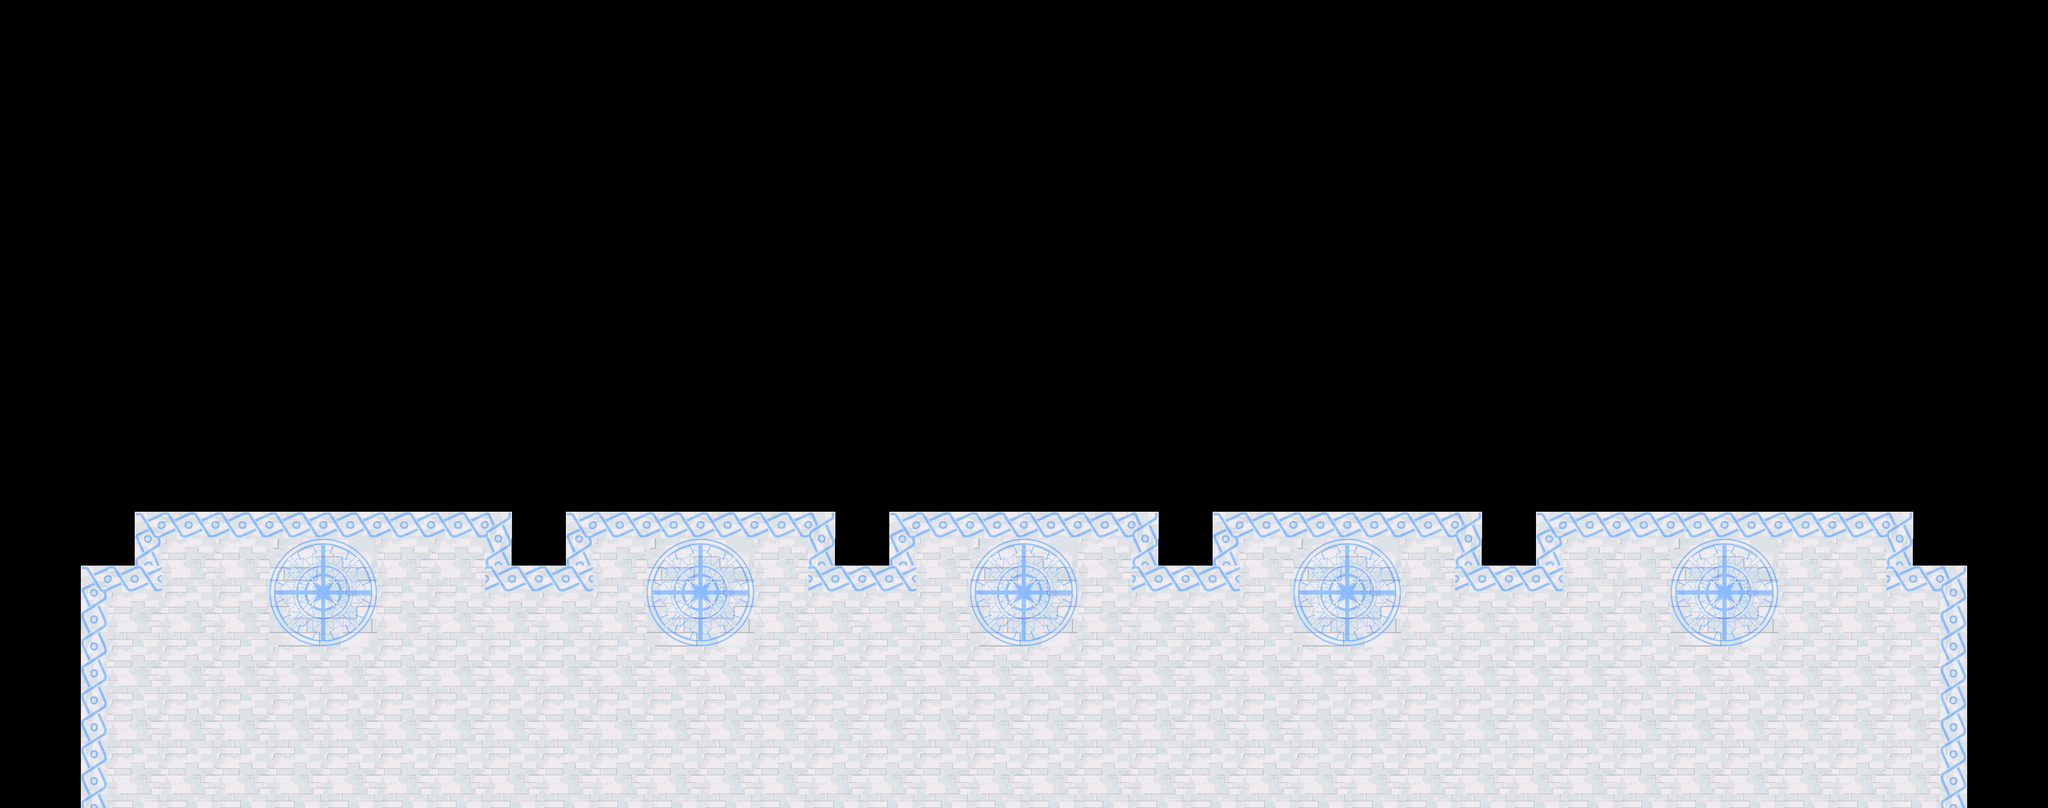

A level layout from a 2D game, rendered from its tile map. Below: a short description, then the map file with its tile-grid data intact:
An orthogonal 38x15 tile map with 128x128 px tiles, 2 tile layers (Tile Layer 1, Tile Layer 2).

<map version="1.2" tiledversion="1.3.1" orientation="orthogonal" renderorder="right-down" compressionlevel="0" width="38" height="15" tilewidth="128" tileheight="128" infinite="0" nextlayerid="3" nextobjectid="1">
 <tileset firstgid="1" source="Flipside Tileset.tsx" />
 <layer id="1" name="Tile Layer 1" width="38" height="15">
  <data encoding="csv">
0,0,0,0,0,0,0,0,0,0,0,0,0,0,0,0,0,0,0,0,0,0,0,0,0,0,0,0,0,0,0,0,0,0,0,0,0,0,
0,0,0,0,0,0,0,0,0,0,0,0,0,0,0,0,0,0,0,0,0,0,0,0,0,0,0,0,0,0,0,0,0,0,0,0,0,0,
0,0,0,0,0,0,0,0,0,0,0,0,0,0,0,0,0,0,0,0,0,0,0,0,0,0,0,0,0,0,0,0,0,0,0,0,0,0,
0,0,0,0,0,0,0,0,0,0,0,0,0,0,0,0,0,0,0,0,0,0,0,0,0,0,0,0,0,0,0,0,0,0,0,0,0,0,
0,0,0,0,0,0,0,0,0,0,0,0,0,0,0,0,0,0,0,0,0,0,0,0,0,0,0,0,0,0,0,0,0,0,0,0,0,0,
0,0,0,0,0,0,0,0,0,0,0,0,0,0,0,0,0,0,0,0,0,0,0,0,0,0,0,0,0,0,0,0,0,0,0,0,0,0,
0,0,0,0,0,0,0,0,0,0,0,0,0,0,0,0,0,0,0,0,0,0,0,0,0,0,0,0,0,0,0,0,0,0,0,0,0,0,
0,0,0,0,0,0,0,0,0,0,0,0,0,0,0,0,0,0,0,0,0,0,0,0,0,0,0,0,0,0,0,0,0,0,0,0,0,0,
0,0,0,0,0,0,0,0,0,0,0,0,0,0,0,0,0,0,0,0,0,0,0,0,0,0,0,0,0,0,0,0,0,0,0,0,0,0,
0,0,24,0,0,0,0,0,0,25,24,0,0,0,0,25,24,0,0,0,0,25,24,0,0,0,0,25,24,0,0,0,0,0,0,25,0,0,
0,24,15,1,1,6,7,1,1,14,15,1,6,7,1,14,15,1,6,7,1,14,15,1,6,7,1,14,15,1,1,6,7,1,1,14,25,0,
0,0,1,1,1,4,5,1,1,1,1,1,4,5,1,1,1,1,4,5,1,1,1,1,4,5,1,1,1,1,1,4,5,1,1,1,0,0,
0,0,1,1,1,1,1,1,1,1,1,1,1,1,1,1,1,1,1,1,1,1,1,1,1,1,1,1,1,1,1,1,1,1,1,1,0,0,
0,0,1,1,1,1,1,1,1,1,1,1,1,1,1,1,1,1,1,1,1,1,1,1,1,1,1,1,1,1,1,1,1,1,1,1,0,0,
0,0,1,1,1,1,1,1,1,1,1,1,1,1,1,1,1,1,1,1,1,1,1,1,1,1,1,1,1,1,1,1,1,1,1,1,0,0
</data>
 </layer>
 <layer id="2" name="Tile Layer 2" width="38" height="15">
  <data encoding="csv">
0,0,0,0,0,0,0,0,0,0,0,0,0,0,0,0,0,0,0,0,0,0,0,0,0,0,0,0,0,0,0,0,0,0,0,0,0,0,
0,0,0,0,0,0,0,0,0,0,0,0,0,0,0,0,0,0,0,0,0,0,0,0,0,0,0,0,0,0,0,0,0,0,0,0,0,0,
0,0,0,0,0,0,0,0,0,0,0,0,0,0,0,0,0,0,0,0,0,0,0,0,0,0,0,0,0,0,0,0,0,0,0,0,0,0,
0,0,0,0,0,0,0,0,0,0,0,0,0,0,0,0,0,0,0,0,0,0,0,0,0,0,0,0,0,0,0,0,0,0,0,0,0,0,
0,0,0,0,0,0,0,0,0,0,0,0,0,0,0,0,0,0,0,0,0,0,0,0,0,0,0,0,0,0,0,0,0,0,0,0,0,0,
0,0,0,0,0,0,0,0,0,0,0,0,0,0,0,0,0,0,0,0,0,0,0,0,0,0,0,0,0,0,0,0,0,0,0,0,0,0,
0,0,0,0,0,0,0,0,0,0,0,0,0,0,0,0,0,0,0,0,0,0,0,0,0,0,0,0,0,0,0,0,0,0,0,0,0,0,
0,0,0,0,0,0,0,0,0,0,0,0,0,0,0,0,0,0,0,0,0,0,0,0,0,0,0,0,0,0,0,0,0,0,0,0,0,0,
0,0,0,0,0,0,0,0,0,0,0,0,0,0,0,0,0,0,0,0,0,0,0,0,0,0,0,0,0,0,0,0,0,0,0,0,0,0,
0,0,0,8,8,8,8,8,8,0,0,8,8,8,8,0,0,8,8,8,8,0,0,8,8,8,8,0,0,8,8,8,8,8,8,0,0,0,
0,0,8,0,0,0,0,0,0,8,8,0,0,0,0,8,8,0,0,0,0,8,8,0,0,0,0,8,8,0,0,0,0,0,0,8,0,0,
0,11,0,0,0,0,0,0,0,0,0,0,0,0,0,0,0,0,0,0,0,0,0,0,0,0,0,0,0,0,0,0,0,0,0,0,10,0,
0,11,0,0,0,0,0,0,0,0,0,0,0,0,0,0,0,0,0,0,0,0,0,0,0,0,0,0,0,0,0,0,0,0,0,0,10,0,
0,11,0,0,0,0,0,0,0,0,0,0,0,0,0,0,0,0,0,0,0,0,0,0,0,0,0,0,0,0,0,0,0,0,0,0,10,0,
0,11,0,0,0,0,0,0,0,0,0,0,0,0,0,0,0,0,0,0,0,0,0,0,0,0,0,0,0,0,0,0,0,0,0,0,10,0
</data>
 </layer>
</map>
